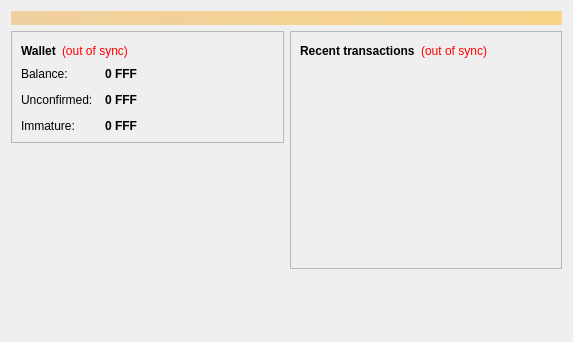
<?xml version="1.0" encoding="UTF-8"?>
<ui version="4.0">
 <class>OverviewPage</class>
 <widget class="QWidget" name="OverviewPage">
  <property name="geometry">
   <rect>
    <x>0</x>
    <y>0</y>
    <width>573</width>
    <height>342</height>
   </rect>
  </property>
  <property name="windowTitle">
   <string>Form</string>
  </property>
  <layout class="QVBoxLayout" name="topLayout">
   <item>
    <widget class="QLabel" name="labelAlerts">
     <property name="visible">
      <bool>false</bool>
     </property>
     <property name="styleSheet">
      <string notr="true">background-color: qlineargradient(x1: 0, y1: 0, x2: 1, y2: 0, stop:0 #F0D0A0, stop:1 #F8D488); color:#000000;</string>
     </property>
     <property name="wordWrap">
      <bool>true</bool>
     </property>
     <property name="margin">
      <number>3</number>
     </property>
    </widget>
   </item>
   <item>
    <layout class="QHBoxLayout" name="horizontalLayout" stretch="1,1">
     <item>
      <layout class="QVBoxLayout" name="verticalLayout_2">
       <item>
        <widget class="QFrame" name="frame">
         <property name="frameShape">
          <enum>QFrame::StyledPanel</enum>
         </property>
         <property name="frameShadow">
          <enum>QFrame::Raised</enum>
         </property>
         <layout class="QVBoxLayout" name="verticalLayout_4">
          <item>
           <layout class="QHBoxLayout" name="horizontalLayout_4">
            <item>
             <widget class="QLabel" name="label_5">
              <property name="font">
               <font>
                <weight>75</weight>
                <bold>true</bold>
               </font>
              </property>
              <property name="text">
               <string>Wallet</string>
              </property>
             </widget>
            </item>
            <item>
             <widget class="QLabel" name="labelWalletStatus">
              <property name="toolTip">
               <string>The displayed information may be out of date. Your wallet automatically synchronizes with the FFFcoin network after a connection is established, but this process has not completed yet.</string>
              </property>
              <property name="styleSheet">
               <string notr="true">QLabel { color: red; }</string>
              </property>
              <property name="text">
               <string notr="true">(out of sync)</string>
              </property>
              <property name="alignment">
               <set>Qt::AlignLeading|Qt::AlignLeft|Qt::AlignVCenter</set>
              </property>
             </widget>
            </item>
            <item>
             <spacer name="horizontalSpacer_2">
              <property name="orientation">
               <enum>Qt::Horizontal</enum>
              </property>
              <property name="sizeHint" stdset="0">
               <size>
                <width>40</width>
                <height>20</height>
               </size>
              </property>
             </spacer>
            </item>
           </layout>
          </item>
          <item>
           <layout class="QFormLayout" name="formLayout_2">
            <property name="fieldGrowthPolicy">
             <enum>QFormLayout::AllNonFixedFieldsGrow</enum>
            </property>
            <property name="horizontalSpacing">
             <number>12</number>
            </property>
            <property name="verticalSpacing">
             <number>12</number>
            </property>
            <item row="0" column="0">
             <widget class="QLabel" name="label">
              <property name="text">
               <string>Balance:</string>
              </property>
             </widget>
            </item>
            <item row="0" column="1">
             <widget class="QLabel" name="labelBalance">
              <property name="font">
               <font>
                <weight>75</weight>
                <bold>true</bold>
               </font>
              </property>
              <property name="cursor">
               <cursorShape>IBeamCursor</cursorShape>
              </property>
              <property name="toolTip">
               <string>Your current balance</string>
              </property>
              <property name="text">
               <string notr="true">0 FFF</string>
              </property>
              <property name="textInteractionFlags">
               <set>Qt::LinksAccessibleByMouse|Qt::TextSelectableByKeyboard|Qt::TextSelectableByMouse</set>
              </property>
             </widget>
            </item>
            <item row="1" column="0">
             <widget class="QLabel" name="label_3">
              <property name="text">
               <string>Unconfirmed:</string>
              </property>
             </widget>
            </item>
            <item row="1" column="1">
             <widget class="QLabel" name="labelUnconfirmed">
              <property name="font">
               <font>
                <weight>75</weight>
                <bold>true</bold>
               </font>
              </property>
              <property name="cursor">
               <cursorShape>IBeamCursor</cursorShape>
              </property>
              <property name="toolTip">
               <string>Total of transactions that have yet to be confirmed, and do not yet count toward the current balance</string>
              </property>
              <property name="text">
               <string notr="true">0 FFF</string>
              </property>
              <property name="textInteractionFlags">
               <set>Qt::LinksAccessibleByMouse|Qt::TextSelectableByKeyboard|Qt::TextSelectableByMouse</set>
              </property>
             </widget>
            </item>
            <item row="2" column="0">
             <widget class="QLabel" name="labelImmatureText">
              <property name="text">
               <string>Immature:</string>
              </property>
             </widget>
            </item>
            <item row="2" column="1">
             <widget class="QLabel" name="labelImmature">
              <property name="font">
               <font>
                <weight>75</weight>
                <bold>true</bold>
               </font>
              </property>
              <property name="toolTip">
               <string>Mined balance that has not yet matured</string>
              </property>
              <property name="text">
               <string notr="true">0 FFF</string>
              </property>
              <property name="textInteractionFlags">
               <set>Qt::LinksAccessibleByMouse|Qt::TextSelectableByKeyboard|Qt::TextSelectableByMouse</set>
              </property>
             </widget>
            </item>
           </layout>
          </item>
         </layout>
        </widget>
       </item>
       <item>
        <spacer name="verticalSpacer">
         <property name="orientation">
          <enum>Qt::Vertical</enum>
         </property>
         <property name="sizeHint" stdset="0">
          <size>
           <width>20</width>
           <height>40</height>
          </size>
         </property>
        </spacer>
       </item>
      <item>
         <widget class="QLabel" name="coinimage">
          <property name="text">
           <string/>
          </property>
          <property name="pixmap">
           <pixmap resource="../bitcoin.qrc">:/icons/bitcoin</pixmap>
          </property>
          <property name="scaledContents">
           <bool>false</bool>
          </property>
          <property name="alignment">
           <set>Qt::AlignCenter</set>
          </property>
          <property name="margin">
           <number>-2</number>
          </property>
         </widget>
        </item>
      </layout>
     </item>
     <item>
      <layout class="QVBoxLayout" name="verticalLayout_3">
       <item>
        <widget class="QFrame" name="frame_2">
         <property name="frameShape">
          <enum>QFrame::StyledPanel</enum>
         </property>
         <property name="frameShadow">
          <enum>QFrame::Raised</enum>
         </property>
         <layout class="QVBoxLayout" name="verticalLayout">
          <item>
           <layout class="QHBoxLayout" name="horizontalLayout_2">
            <item>
             <widget class="QLabel" name="label_4">
              <property name="text">
               <string>&lt;b&gt;Recent transactions&lt;/b&gt;</string>
              </property>
             </widget>
            </item>
            <item>
             <widget class="QLabel" name="labelTransactionsStatus">
              <property name="toolTip">
               <string>The displayed information may be out of date. Your wallet automatically synchronizes with the FFFcoin network after a connection is established, but this process has not completed yet.</string>
              </property>
              <property name="styleSheet">
               <string notr="true">QLabel { color: red; }</string>
              </property>
              <property name="text">
               <string notr="true">(out of sync)</string>
              </property>
              <property name="alignment">
               <set>Qt::AlignRight|Qt::AlignTrailing|Qt::AlignVCenter</set>
              </property>
             </widget>
            </item>
            <item>
             <spacer name="horizontalSpacer">
              <property name="orientation">
               <enum>Qt::Horizontal</enum>
              </property>
              <property name="sizeHint" stdset="0">
               <size>
                <width>40</width>
                <height>20</height>
               </size>
              </property>
             </spacer>
            </item>
           </layout>
          </item>
          <item>
           <widget class="QListView" name="listTransactions">
            <property name="styleSheet">
             <string notr="true">QListView { background: transparent; }</string>
            </property>
            <property name="frameShape">
             <enum>QFrame::NoFrame</enum>
            </property>
            <property name="verticalScrollBarPolicy">
             <enum>Qt::ScrollBarAlwaysOff</enum>
            </property>
            <property name="horizontalScrollBarPolicy">
             <enum>Qt::ScrollBarAlwaysOff</enum>
            </property>
            <property name="selectionMode">
             <enum>QAbstractItemView::NoSelection</enum>
            </property>
           </widget>
          </item>
         </layout>
        </widget>
       </item>
       <item>
        <spacer name="verticalSpacer_2">
         <property name="orientation">
          <enum>Qt::Vertical</enum>
         </property>
         <property name="sizeHint" stdset="0">
          <size>
           <width>20</width>
           <height>40</height>
          </size>
         </property>
        </spacer>
       </item>
      </layout>
     </item>
    </layout>
   </item>
  </layout>
 </widget>
 <resources/>
 <connections/>
</ui>
